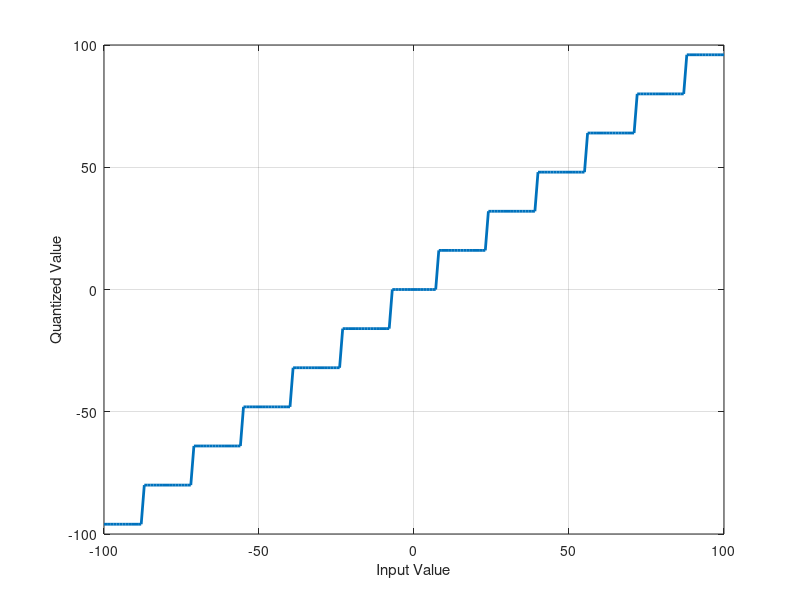
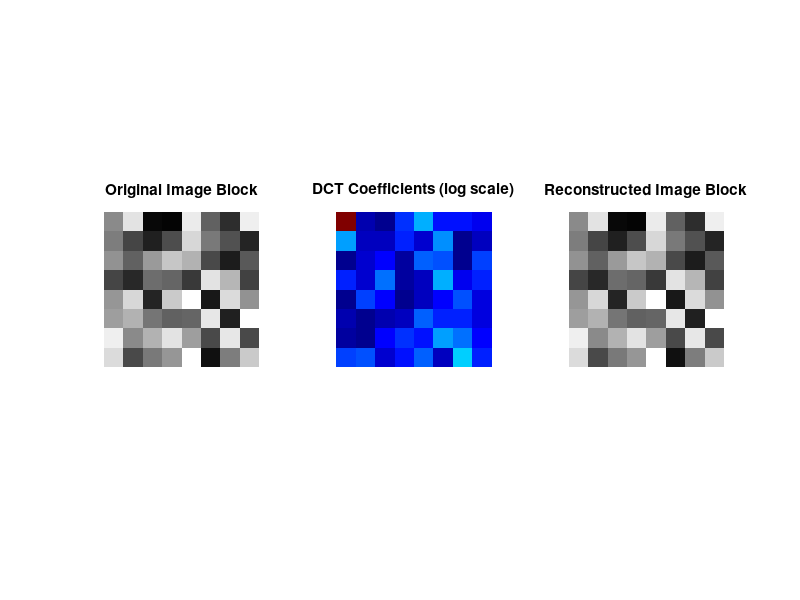

The MATLAB script that drew these images, in order: (Note: this script raises an error after producing the figures.)


% Plot quantization function
figure;
quantization_step = 16;
quantizer_values = -100:1:100;
quantizer_function = round(quantizer_values / quantization_step) * quantization_step;
plot(quantizer_values, quantizer_function, 'LineWidth', 2);
xlabel('Input Value');
ylabel('Quantized Value');
grid on;

% Generate DCT-II transform matrix A
M = 8.0; % MxM block
A = zeros(M, M);

for i = 1:M
    for k = 1:M
        if i == 1
            A(i, k) = sqrt(1/M) * cos(((2*(k-1)+1)*pi*(i-1))/(2*M));
        else
            A(i, k) = sqrt(2/M) * cos(((2*(k-1)+1)*pi*(i-1))/(2*M));
        end
    end
end

% Display the DCT matrix A
disp('DCT-II Transform Matrix A:');
disp(A);

% Test with a random 8x8 block
image_block = rand(8, 8);

% Forward DCT
dct_coefficients = A * image_block * A';

% Inverse DCT
reconstructed_image = A' * dct_coefficients * A;

% Display the results
figure;
subplot(1, 3, 1), imshow(image_block), title('Original Image Block');
subplot(1, 3, 2), imshow(log(abs(dct_coefficients) + 1), []), colormap(gca, 'jet'), title('DCT Coefficients (log scale)');
subplot(1, 3, 3), imshow(reconstructed_image), title('Reconstructed Image Block');


% Finding PSNR based on different bit rates

% Load images and apply DCT
original_boats_image=imread('boats512x512.tif');
original_boats_dct_coefficients = blockproc(original_boats_image, [8 8], @(block_struct) dct2(block_struct.data));

original_harbour_image=imread('harbour512x512.tif');
original_harbour_dct_coefficients = blockproc(double(original_harbour_image), [8 8], @(block_struct) dct2(block_struct.data));

original_peppers_image=imread('peppers512x512.tif');
original_peppers_dct_coefficients = blockproc(double(original_peppers_image), [8 8], @(block_struct) dct2(block_struct.data));
% Trying different quantizations on the images
quantization_step_array = 2.^(0:9);

psnrs = arrayfun(@(x) calculate_psnr(x, original_boats_dct_coefficients, original_harbour_dct_coefficients, original_peppers_dct_coefficients), quantization_step_array)

entropys = arrayfun(@(x) calculate_entropy(x, original_boats_dct_coefficients, original_harbour_dct_coefficients, original_peppers_dct_coefficients), quantization_step_array);

plot(entropys, psnrs)
xlabel('Pixel bit rate');
ylabel('PSNR (dB)');


Part 2: FWT-based Image Compression
Section 3.1 and 3.2
import signal.*
import wavelet.*
coeff= load('coeffs.mat');
% Load a sample 512x512 image (replace 'your_image.jpg' with the path to your image)
image = imread('harbour512x512.tif');
%image = imread('boats512x512.tif');
%image = imread('peppers512x512.tif');
% Convert to double precision
signal = double(image(:));
db8 = [-0.0001174768, 0.0006754494, -0.0003917404, -0.0048703530, 0.0087460940, 0.0139810279, -0.0440882539, -0.0173693010, 0.1287474266, 0.0004724846, -0.2840155430, -0.0158291053, 0.5853546837, 0.6756307363, 0.3128715909, 0.0544158422];

% Get the wavelet coefficient
pros_signal = analysis_filter_bank(signal, db8);

% Reconstruct the image from the coefficient
res_signal = synthesis_filter_bank(pros_signal, db8);

% Display the reconstructed and original images
res_image = reshape(res_signal, size(image));
imshow(image);
title('Original Image');
imshow(uint8(res_image));
title('Reconstructed Image');

return_coefficients = iterative_fwt(signal, db8, 4);
iterative_reconstructed_signal = iterative_inv_fwt(return_coefficients,db8,4);
iterative_reconstructed_image = reshape(iterative_reconstructed_signal, size(image));
imshow(uint8(iterative_reconstructed_image));
title("Iterative Reconstructed Image");

% Access the scale 1 coefficients
scale_one_coeffs = return_coefficients{1};
approximation_coeffs_one = scale_one_coeffs(1,:);
count_one = 0:(length(approximation_coeffs_one)-1);
detail_coeffs_one = scale_one_coeffs(2,:);


figure;
plot(count_one, approximation_coeffs_one);
title('Approximation Coefficients for Scale 1');
ylabel('Amplitude');

figure;
plot(count_one, detail_coeffs_one);
title("Detail Coefficients for Scale 1");
ylabel('Amplitude');

% Access the scale 4 coefficients from the return_coefficients
scale_four_coeffs = return_coefficients{4};
approximation_coeffs_four = scale_four_coeffs(1,:);
detail_coeffs_four = scale_four_coeffs(2,:);

count_four = (0:length(approximation_coeffs_four)-1);
figure;
plot(count_four, approximation_coeffs_four);
title('Approximation Coefficients for Scale 4');
ylabel('Amplitude');

figure;
plot(count_four, detail_coeffs_four);
title('Detail Coefficients for Scale 4');
ylabel('Amplitude');
Section 3.3 and 3.4
% Define a range of quantization step sizes (powers of 2)
quantization_steps = 2.^(0:9);

% Initialize arrays to store PSNR and MSE values for each quantization level
psnr_values = zeros(size(quantization_steps));
mse_reconstructed = zeros(size(quantization_steps));
mse_quantized_coeffs = zeros(size(quantization_steps));
psnr_quantized = zeros(1, numel(quantization_steps));
% Get the wavelet coefficients
return_coefficients = iterative_fwt(signal, db8, 4);

% Loop through different quantization step sizes
for i = 1:length(quantization_steps)
    % Apply uniform quantization to the coefficients
    step_size = quantization_steps(i);
    quantized_coeffs = uniform_quantizer(return_coefficients, step_size);

    % Reconstruct the signal from quantized coefficients
    quantized_reconstructed_signal = iterative_inv_fwt(quantized_coeffs, db8, 4);
    quantized_reconstructed_image = reshape(quantized_reconstructed_signal, size(image));

    % Calculate PSNR between original and reconstructed images after quantization
    psnr_values(i) = calculate_psnr2(double(image), quantized_reconstructed_image);

    % Calculate PSNR between original image and reconstructed image from quantized coefficients
    %psnr_quantized(i) = calculate_psnr2(double(image), reconstructed_from_quantized_image);

    % Calculate MSE between original and reconstructed images after quantization
    mse_reconstructed(i) = calculate_mse(double(image), quantized_reconstructed_image);

    % Reconstruct the signal from non-quantized coefficients for comparison
    non_quantized_reconstructed_signal = iterative_inv_fwt(return_coefficients, db8, 4);
    non_quantized_reconstructed_image = reshape(non_quantized_reconstructed_signal, size(image));

    % Calculate MSE between original and reconstructed images without quantization
    mse_quantized_coeffs(i) = calculate_mse(double(image), non_quantized_reconstructed_image);
end

% Plotting the rate-PSNR curve
figure;
plot(log2(quantization_steps), psnr_values, 'bo-');
xlabel('log2(Quantizer Step Size)');
ylabel('PSNR');
title('Rate-PSNR Curve');

disp(['PSNR of reconstructed image: ', num2str(psnr_values)]);

% Compare MSE between original-reconstructed images and original-quantized wavelet coefficients
disp('Mean Squared Error (MSE) Comparison:');
disp('MSE between original and reconstructed images after quantization:');
disp(mse_reconstructed);
disp('MSE between original and quantized wavelet coefficients:');
disp(mse_quantized_coeffs);

% Estimate bit-rate using the range of quantization step sizes
% Calculate bits per coefficient using logarithm with base 2
bits_per_coefficient = log2(256 ./ max(quantization_steps, 1)); % 256 represents the dynamic range of coefficients (8-bit image)

% Total coefficients = Total number of wavelet coefficients * bits per coefficient 
total_coefficients = numel(return_coefficients{1}) * length(quantization_steps); 

bit_rate = total_coefficients * bits_per_coefficient;

% Display or use bit_rate for further analysis, plotting, or visualization
disp('Estimated Bit-Rate for Each Quantization Step:');
disp(bit_rate);



function mse = calculateMSE(matrix1, matrix2)
    % Ensure matrices have the same size
    assert(isequal(size(matrix1), size(matrix2)), 'Matrices must have the same size.');

    % Calculate Mean Squared Error
    squaredError = (matrix1 - matrix2).^2;
    mse = mean(squaredError(:));
end

function psnr = calculate_psnr(quantization_step, original_boats_dct_coefficients, original_harbour_dct_coefficients, original_peppers_dct_coefficients)
    quantized_boats_coefficients = round(original_boats_dct_coefficients / quantization_step) * quantization_step;
    quantized_harbour_coefficients = round(original_harbour_dct_coefficients / quantization_step) * quantization_step;
    quantized_peppers_coefficients = round(original_peppers_dct_coefficients / quantization_step) * quantization_step;
    %total_mse = mean([calculateMSE(original_boats_image, restored_boats_image), calculateMSE(original_harbour_image, restored_harbour_image), calculateMSE(original_peppers_image, restored_peppers_image)]);
    total_mse = mean([calculateMSE(original_boats_dct_coefficients, quantized_boats_coefficients), calculateMSE(original_harbour_dct_coefficients, quantized_harbour_coefficients), calculateMSE(original_peppers_dct_coefficients, quantized_peppers_coefficients)]);

    psnr = 10*log10((255*255)/total_mse);
end

function total_entropy = calculate_entropy(quantization_step, original_boats_dct_coefficients, original_harbour_dct_coefficients, original_peppers_dct_coefficients)
    quantized_boats_coefficients = round(original_boats_dct_coefficients / quantization_step) * quantization_step;
    quantized_harbour_coefficients = round(original_harbour_dct_coefficients / quantization_step) * quantization_step;
    quantized_peppers_coefficients = round(original_peppers_dct_coefficients / quantization_step) * quantization_step;

    % Concatenate the matrices into a single column vector
    allValues = [quantized_boats_coefficients(:); quantized_harbour_coefficients(:); quantized_peppers_coefficients(:)];
    
    % Use histcounts to compute the frequency of each unique value
    uniqueValues = unique(allValues);
    counts = histcounts(allValues, [uniqueValues; max(uniqueValues)+1]);
    total_pixels = sum(counts);
    total_entropy = 0;
    probabilities = arrayfun(@(x) x/total_pixels ,counts);
    for i = 1:length(probabilities)
        current_element = probabilities(i);
        total_entropy = total_entropy - (current_element * log2(current_element));
    end
end

function processed_signal = analysis_filter_bank(signal, scaling_vector)
    % Time reversed signal
    signal = flip(signal);
    % Process the high band
    low_band = conv(signal, scaling_vector);
    low_band = low_band(1:length(signal));
    approximation = low_band(1:2:end);
    approximation = double(approximation);

    % Process the low band
    wavelet_vector = compute_wavelet_vector(scaling_vector);
    high_band = conv(signal, wavelet_vector);
    high_band = high_band(1:length(signal));
    detail = high_band(1:2:end);
    detail = double(detail);

    % Interleave the high band and low band together
    processed_signal = zeros(1,length(signal));
    % Add the approximation to the signal
    processed_signal(1:2:end) = detail;
    % Add the detail to the signal
    processed_signal(2:2:end) = approximation;
end

function reconstructed_signal = synthesis_filter_bank(wavelet_coeffs, scaling_vector)
    % Time reversed wavelet signal
    wavelet_coeffs = flip(wavelet_coeffs);

    % Periodic extend the signal
    signal_length = length(wavelet_coeffs);
    wavelet_coeffs = [wavelet_coeffs, wavelet_coeffs, wavelet_coeffs];

    % Upsample the high band
    high_band = wavelet_coeffs(2:2:end);
    upsampled_high_band = zeros(1, 2 * length(high_band));
    upsampled_high_band(1:2:end) = high_band;
    % Upsample the low band
    low_band = wavelet_coeffs(1:2:end);
    upsampled_low_band = zeros(1, 2*length(low_band));
    upsampled_low_band(1:2:end) = low_band;

    % Convolute the high band
    wavelet_vector = compute_wavelet_vector(scaling_vector);
    conv_high_band = conv(upsampled_high_band, wavelet_vector);
    %detail = conv_high_band(signal_length:1:(2*signal_length)-1);

    detail = circshift(conv_high_band, -signal_length);
    detail = detail(1, 1:signal_length);

    % Convolute the low band
    conv_low_band = conv(upsampled_low_band, scaling_vector);
    %approximation = conv_low_band(signal_length:1:(2*signal_length)-1);

    approximation = circshift(conv_low_band, -signal_length);
    approximation = approximation(1, 1:signal_length);

    % Return the signal
    reconstructed_signal = double(approximation+detail);
end

% Iterative analysis filter
function wavelet_coefficients = iterative_fwt(signal, scaling_vector, num_scales)
    % Initialize cell array to store wavelet coefficients
    wavelet_coefficients = cell(1, num_scales);

    % Initialize the signal for processing
    processed_signal = signal;

    % Iterate through the scales
    for scale = 1:num_scales
        % Apply analysis filter bank to obtain wavelet coefficients
         return_signal = analysis_filter_bank(processed_signal, scaling_vector);
         approximation = return_signal(1:2:end);
         detail = return_signal(2:2:end);
        % Store wavelet coefficients for the current scale
        % add the approximation to the first row and the detail to the
        % second row
        wavelet_coefficients{scale} = [approximation; detail];

        % Prepare the processed signal for the next scale by splitting the
        % approximation into lower bands
        processed_signal = approximation;
    end
end

function reconstructed_signal = iterative_inv_fwt(wavelet_coeffs, scaling_vector, num_scales)

    % Save the low band during the iteration, it is the only thing that is
    % being iteratively reconstructed
    low_band = [];
    % Iterate through wavelet coefficient matrix in reverse order
    for i=num_scales:-1:1
        % Check is this if the first step of the reconstruction, we have to
        % handle this differently
        if (i == num_scales)
            approximation = wavelet_coeffs{i}(1,1:end);
            detail = wavelet_coeffs{i}(2,1:end);
            % Combine the wavelet approximation and detail of the lower band
            % into a signle signal for reconstrucion of the lower band of the
            % higher scale
            wavelet_signal = zeros(1,length(approximation) + length(detail));
            wavelet_signal(1:2:end) = approximation;
            wavelet_signal(2:2:end) = detail;
    
            % Current reconstructed signal for this scale
            low_band = synthesis_filter_bank(wavelet_signal, scaling_vector);
        else
            detail = wavelet_coeffs{i}(2,1:end);
            wavelet_signal = zeros(1,length(detail)+length(low_band));
            wavelet_signal(1:2:end) = low_band;
            wavelet_signal(2:2:end) = detail;
            low_band = synthesis_filter_bank(wavelet_signal, scaling_vector);
        end
    end
    reconstructed_signal = low_band;
end

% Caluclating the wavelet vector from the scaling vector
function wavelet_vector = compute_wavelet_vector(scaling_vector)
    % Flip the scaling vector
    flipped_scaling_vector = fliplr(scaling_vector);
    
    % Create the wavelet vector by alternating elements
    wavelet_vector = flipped_scaling_vector;
    wavelet_vector(1:2:end) = -wavelet_vector(1:2:end);
end

%section 3.3
function quantized_coeffs = uniform_quantizer(coeffs, step_size)
    num_scales = numel(coeffs);
    quantized_coeffs = cell(1, num_scales);

    for i = 1:num_scales
        current_coeffs = coeffs{i};
        quantized_coeffs{i} = round(current_coeffs / step_size) * step_size;
    end
end

%section 3.4
% Function to calculate PSNR between original and reconstructed images
function psnr_value = calculate_psnr2(original, reconstructed)
    mse = calculate_mse(original, reconstructed);
    psnr_value = 10 * log10(255^2 / mse);
end

% Function to calculate mean squared error (MSE) between two images
function mse_value = calculate_mse(image1, image2)
    mse_value = mean((image1(:) - image2(:)).^2);
end